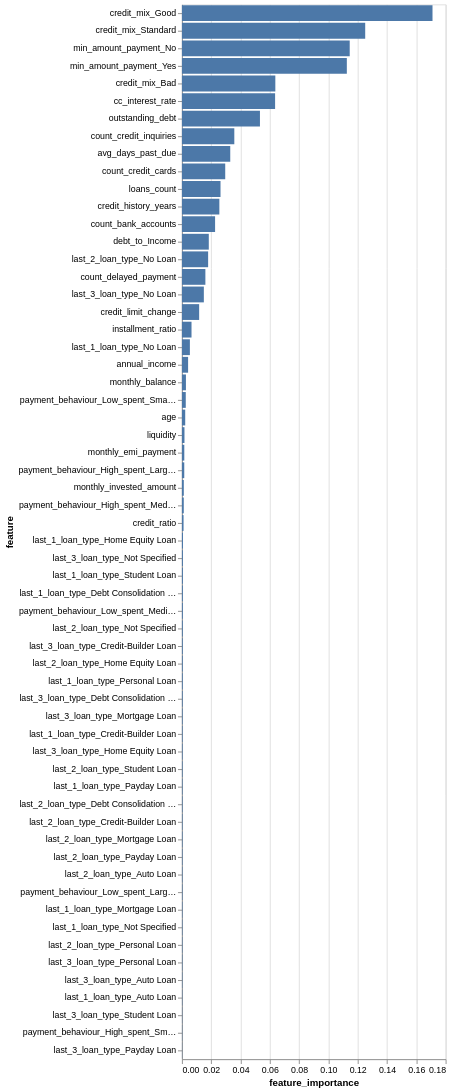

The notebook cell this image was saved under:
### Code cell
# Display all features
alt.Chart(et_feature_imp).mark_bar().encode(
    x = 'feature_importance',
    y = alt.Y("feature", sort='-x'),
    tooltip = ['feature','feature_importance'])

### Figure 1 — Vega-Lite specification as saved in the notebook (floating-point values rounded to 4 significant figures)
{"config": {"view": {"continuousWidth": 300, "continuousHeight": 300}}, "data": {"name": "data-3f3116b94cfea3dd7b51760f5b49e3e4"}, "mark": {"type": "bar"}, "encoding": {"tooltip": [{"field": "feature", "type": "nominal"}, {"field": "feature_importance", "type": "quantitative"}], "x": {"field": "feature_importance", "type": "quantitative"}, "y": {"field": "feature", "sort": "-x", "type": "nominal"}}, "$schema": "https://vega.github.io/schema/vega-lite/v5.20.1.json", "datasets": {"data-3f3116b94cfea3dd7b51760f5b49e3e4": [{"feature": "credit_mix_Good", "feature_importance": 0.171}, {"feature": "credit_mix_Standard", "feature_importance": 0.1251}, {"feature": "min_amount_payment_No", "feature_importance": 0.1145}, {"feature": "min_amount_payment_Yes", "feature_importance": 0.1125}, {"feature": "credit_mix_Bad", "feature_importance": 0.06374}, {"feature": "cc_interest_rate", "feature_importance": 0.06358}, {"feature": "outstanding_debt", "feature_importance": 0.05324}, {"feature": "count_credit_inquiries", "feature_importance": 0.03574}, {"feature": "avg_days_past_due", "feature_importance": 0.03297}, {"feature": "count_credit_cards", "feature_importance": 0.02954}, {"feature": "loans_count", "feature_importance": 0.02633}, {"feature": "credit_history_years", "feature_importance": 0.02553}, {"feature": "count_bank_accounts", "feature_importance": 0.02262}, {"feature": "debt_to_Income", "feature_importance": 0.01832}, {"feature": "last_2_loan_type_No Loan", "feature_importance": 0.01787}, {"feature": "count_delayed_payment", "feature_importance": 0.01599}, {"feature": "last_3_loan_type_No Loan", "feature_importance": 0.01494}, {"feature": "credit_limit_change", "feature_importance": 0.01174}, {"feature": "installment_ratio", "feature_importance": 0.006528}, {"feature": "last_1_loan_type_No Loan", "feature_importance": 0.00541}, {"feature": "annual_income", "feature_importance": 0.004198}, {"feature": "monthly_balance", "feature_importance": 0.002716}, {"feature": "payment_behaviour_Low_spent_Small_value_payments", "feature_importance": 0.0026}, {"feature": "age", "feature_importance": 0.002229}, {"feature": "liquidity", "feature_importance": 0.00172}, {"feature": "monthly_emi_payment", "feature_importance": 0.001604}, {"feature": "payment_behaviour_High_spent_Large_value_payments", "feature_importance": 0.001574}, {"feature": "monthly_invested_amount", "feature_importance": 0.001267}, {"feature": "payment_behaviour_High_spent_Medium_value_payments", "feature_importance": 0.001245}, {"feature": "credit_ratio", "feature_importance": 0.001097}, {"feature": "last_1_loan_type_Home Equity Loan", "feature_importance": 0.000709}, {"feature": "last_3_loan_type_Not Specified", "feature_importance": 0.0006471}, {"feature": "last_1_loan_type_Student Loan", "feature_importance": 0.0006401}, {"feature": "last_1_loan_type_Debt Consolidation Loan", "feature_importance": 0.0006151}, {"feature": "payment_behaviour_Low_spent_Medium_value_payments", "feature_importance": 0.0005954}, {"feature": "last_2_loan_type_Not Specified", "feature_importance": 0.0005546}, {"feature": "last_3_loan_type_Credit-Builder Loan", "feature_importance": 0.0005428}, {"feature": "last_2_loan_type_Home Equity Loan", "feature_importance": 0.000533}, {"feature": "last_1_loan_type_Personal Loan", "feature_importance": 0.0005213}, {"feature": "last_3_loan_type_Debt Consolidation Loan", "feature_importance": 0.0004713}, {"feature": "last_3_loan_type_Mortgage Loan", "feature_importance": 0.0004504}, {"feature": "last_1_loan_type_Credit-Builder Loan", "feature_importance": 0.0004344}, {"feature": "last_3_loan_type_Home Equity Loan", "feature_importance": 0.0004246}, {"feature": "last_2_loan_type_Student Loan", "feature_importance": 0.0004084}, {"feature": "last_1_loan_type_Payday Loan", "feature_importance": 0.0003999}, {"feature": "last_2_loan_type_Debt Consolidation Loan", "feature_importance": 0.0003996}, {"feature": "last_2_loan_type_Credit-Builder Loan", "feature_importance": 0.0003737}, {"feature": "last_2_loan_type_Mortgage Loan", "feature_importance": 0.0003709}, {"feature": "last_2_loan_type_Payday Loan", "feature_importance": 0.0003629}, {"feature": "last_2_loan_type_Auto Loan", "feature_importance": 0.0003582}, {"feature": "payment_behaviour_Low_spent_Large_value_payments", "feature_importance": 0.0003414}, {"feature": "last_1_loan_type_Mortgage Loan", "feature_importance": 0.0003331}, {"feature": "last_1_loan_type_Not Specified", "feature_importance": 0.0003249}, {"feature": "last_2_loan_type_Personal Loan", "feature_importance": 0.0003148}, {"feature": "last_3_loan_type_Personal Loan", "feature_importance": 0.0002993}, {"feature": "last_3_loan_type_Auto Loan", "feature_importance": 0.0002712}, {"feature": "last_1_loan_type_Auto Loan", "feature_importance": 0.0002507}, {"feature": "last_3_loan_type_Student Loan", "feature_importance": 0.0002033}, {"feature": "payment_behaviour_High_spent_Small_value_payments", "feature_importance": 0.0001954}, {"feature": "last_3_loan_type_Payday Loan", "feature_importance": 0.0001419}]}}
